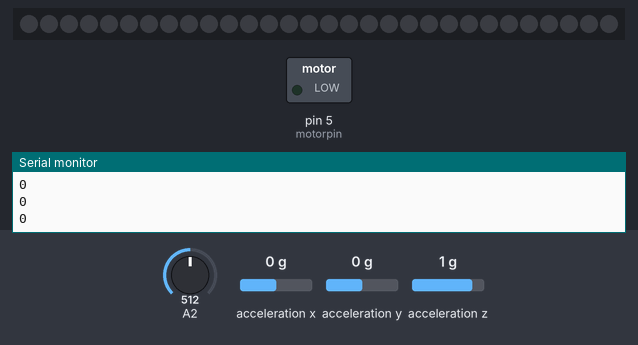
This sketch was run on a simulated Arduino Uno, built with avr-gcc and run on an emulated ATmega328P. Parts: 30 RGB LEDs in strip order, left to right, switched loads named in the sketch (green lamp = pin HIGH), the last lines printed to the serial monitor. Inputs (shaded band) come from the test bench; at power-on: acceleration x 0 g, acceleration y 0 g, A2 = 512, acceleration z 1 g. Dim RGB values are drawn brighter than linear.

Above: at 1.2 s.
1.3 s: acceleration x set to -1.4 g
At 1.67 s:
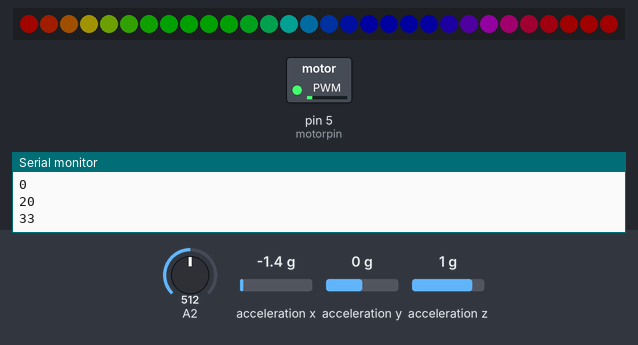
3.3 s: acceleration x set to 1.4 g
At 4.3 s:
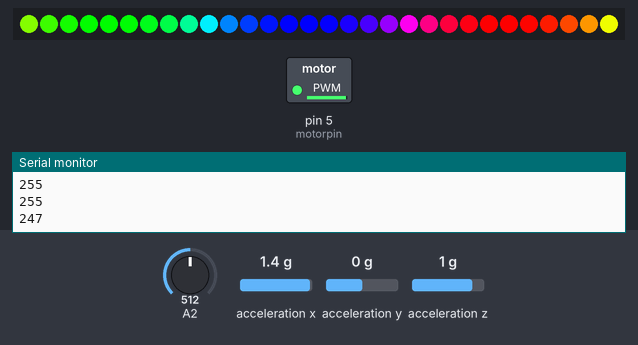
5.4 s: acceleration y set to -1.4 g
At 7.61 s:
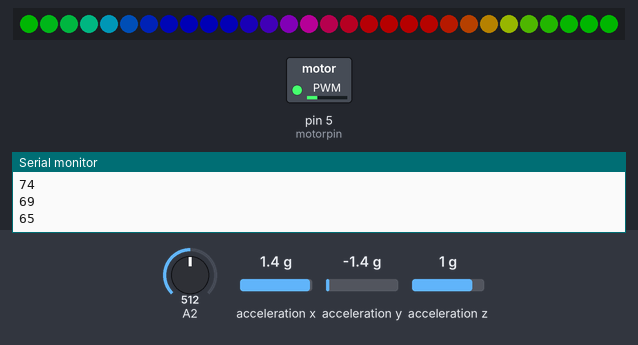
8.4 s: acceleration y set to -0.8 g
At 8.84 s:
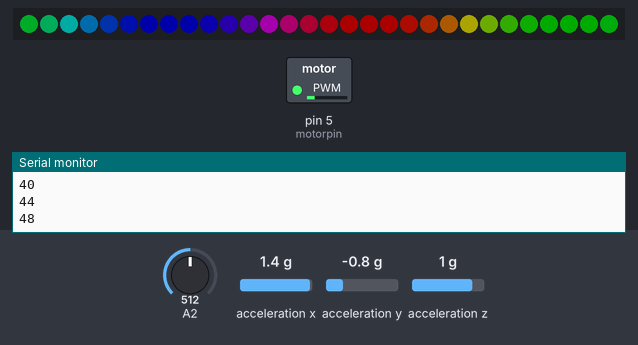
9.9 s: acceleration x set to -0.8 g
At 12.53 s:
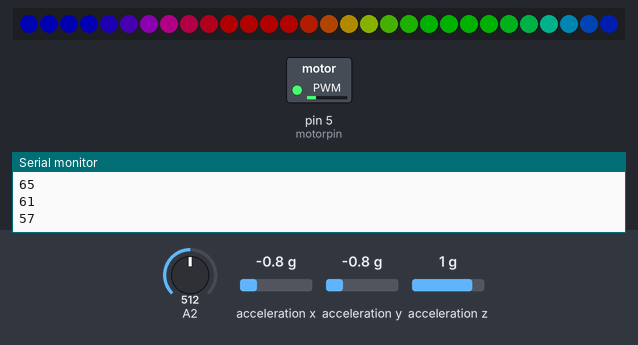
Timing chart, 0 to 13.9 s (numbered marks = the images above; inputs shaded):
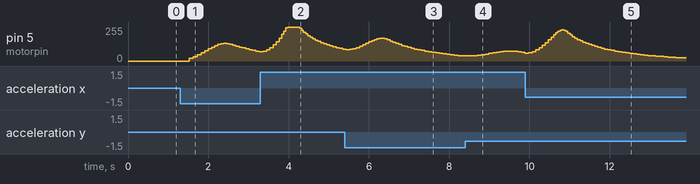

Measured:
- after the input at 1.3 s, pin 5 (motorpin): rises from 0/255 to 132/255 in 0.86 s, then falls to 71/255 in 0.88 s; the LEDs: change after 0.33 s (image 1)

The sketch:

xy-gyrator-neopixel.ino
```cpp
// A basic everyday NeoPixel strip test program.

// NEOPIXEL BEST PRACTICES for most reliable operation:
// - Add 1000 uF CAPACITOR between NeoPixel strip's + and - connections.
// - MINIMIZE WIRING LENGTH between microcontroller board and first pixel.
// - NeoPixel strip's DATA-IN should pass through a 300-500 OHM RESISTOR.
// - AVOID connecting NeoPixels on a LIVE CIRCUIT. If you must, ALWAYS
//   connect GROUND (-) first, then +, then data.
// - When using a 3.3V microcontroller with a 5V-powered NeoPixel strip,
//   a LOGIC-LEVEL CONVERTER on the data line is STRONGLY RECOMMENDED.
// (Skipping these may work OK on your workbench but can fail in the field)

#include <Adafruit_NeoPixel.h>
#ifdef __AVR__
 #include <avr/power.h> // Required for 16 MHz Adafruit Trinket
#endif

// Which pin on the Arduino is connected to the NeoPixels?
// On a Trinket or Gemma we suggest changing this to 1:
#define LED_PIN    6

// How many NeoPixels are attached to the Arduino?
#define LED_COUNT 30

int knob = 0;

// Declare our NeoPixel strip object:
Adafruit_NeoPixel strip(LED_COUNT, LED_PIN, NEO_GRB + NEO_KHZ800);
// Argument 1 = Number of pixels in NeoPixel strip
// Argument 2 = Arduino pin number (most are valid)
// Argument 3 = Pixel type flags, add together as needed:
//   NEO_KHZ800  800 KHz bitstream (most NeoPixel products w/WS2812 LEDs)
//   NEO_KHZ400  400 KHz (classic 'v1' (not v2) FLORA pixels, WS2811 drivers)
//   NEO_GRB     Pixels are wired for GRB bitstream (most NeoPixel products)
//   NEO_RGB     Pixels are wired for RGB bitstream (v1 FLORA pixels, not v2)
//   NEO_RGBW    Pixels are wired for RGBW bitstream (NeoPixel RGBW products)


// XY gyrator

#include <Wire.h>
#include <SPI.h>
#include <Adafruit_LIS3DH.h>
#include <Adafruit_Sensor.h>

// Used for software SPI
#define LIS3DH_CLK 13
#define LIS3DH_MISO 12
#define LIS3DH_MOSI 11
// Used for hardware & software SPI
#define LIS3DH_CS 10

// software SPI
//Adafruit_LIS3DH lis = Adafruit_LIS3DH(LIS3DH_CS, LIS3DH_MOSI, LIS3DH_MISO, LIS3DH_CLK);
// hardware SPI
//Adafruit_LIS3DH lis = Adafruit_LIS3DH(LIS3DH_CS);
// I2C
Adafruit_LIS3DH lis = Adafruit_LIS3DH();

//P = Cos[omega*t]
float P[] = {1.00,0.92,0.71,0.38,0.00,-0.38,-0.71,-0.92,-1.00,-0.92,-0.71,-0.38,0.00,0.38,0.71,0.92};
//Q = Sin[omega*t]*Exp[t/tau]
float Q[] = {0.00,0.38,0.71,0.92,1.00,0.92,0.71,0.38,0.00,-0.38,-0.71,-0.92,-1.00,-0.92,-0.71,-0.38};

float p=0.0;  //integrated sin power
float q=0.0;  //integrated cos power
//x = input variable array
float x[] = {0.0,0.0,0.0,0.0,0.0,0.0,0.0,0.0,0.0,0.0,0.0,0.0,0.0,0.0,0.0,0.0};
float xmean = 0.0;
//y = input variable array
float y[] = {0.0,0.0,0.0,0.0,0.0,0.0,0.0,0.0,0.0,0.0,0.0,0.0,0.0,0.0,0.0,0.0};
float ymean = 0.0;

int m=0;
float F = 0.0;
float vold = 0.0;
float vnew = 0.0;
int deltat = 30;  //3 Hz/8
float v=0.0;
float vmax = 255.0;
float vmin = 20.0;

//float gamma = 7.0;
//float k = 20.0;
float k = 140.0;

float n = 0.0;
int tau = 500;
int i = 0;

int motorpin = 5;

int motorspeed = 0;


// setup() function -- runs once at startup --------------------------------


void setup() {
  // These lines are specifically to support the Adafruit Trinket 5V 16 MHz.
  // Any other board, you can remove this part (but no harm leaving it):
#if defined(__AVR_ATtiny85__) && (F_CPU == 16000000)
  clock_prescale_set(clock_div_1);
#endif
  // END of Trinket-specific code.

  strip.begin();           // INITIALIZE NeoPixel strip object (REQUIRED)
  strip.show();            // Turn OFF all pixels ASAP
  knob = analogRead(A2)/4;
  strip.setBrightness(x); // Set BRIGHTNESS to about 1/5 (max = 255)

  n = tau/deltat;
  pinMode(motorpin,OUTPUT);
  analogWrite(motorpin,0);

  Serial.begin(9600);
  while (!Serial) delay(10);     // will pause Zero, Leonardo, etc until serial console opens

  Serial.println("LIS3DH test!");

  if (! lis.begin(0x18)) {   // change this to 0x19 for alternative i2c address
    Serial.println("Couldnt start");
    while (1) yield();
  }
  Serial.println("LIS3DH found!");

  lis.setRange(LIS3DH_RANGE_4_G);   // 2, 4, 8 or 16 G!

  Serial.print("Range = "); Serial.print(2 << lis.getRange());
  Serial.println("G");

}


// loop() function -- runs repeatedly as long as board is on ---------------

void loop() {

  rainbow(60);             // Flowing rainbow cycle along the whole strip

}


// Rainbow cycle along whole strip. Pass delay time (in ms) between frames.
void rainbow(int wait) {
  // Hue of first pixel runs 5 complete loops through the color wheel.
  // Color wheel has a range of 65536 but it's OK if we roll over, so
  // just count from 0 to 5*65536. Adding 256 to firstPixelHue each time
  // means we'll make 5*65536/256 = 1280 passes through this outer loop:
  for(long firstPixelHue = 0; firstPixelHue < 5*65536; firstPixelHue += 256) {
    for(int i=0; i<strip.numPixels(); i++) { // For each pixel in strip...
      // Offset pixel hue by an amount to make one full revolution of the
      // color wheel (range of 65536) along the length of the strip
      // (strip.numPixels() steps):
      int pixelHue = firstPixelHue + (i * 65536L / strip.numPixels());
      // strip.ColorHSV() can take 1 or 3 arguments: a hue (0 to 65535) or
      // optionally add saturation and value (brightness) (each 0 to 255).
      // Here we're using just the single-argument hue variant. The result
      // is passed through strip.gamma32() to provide 'truer' colors
      // before assigning to each pixel:
      strip.setPixelColor(i, strip.gamma32(strip.ColorHSV(pixelHue)));
    }

    knob = analogRead(A2)/4;//0 to 255

    for (m = 15; m > 0; m--){
   x[m] = x[m-1];
   y[m] = y[m-1];
  }

  i++;
  if(i>15){
    i = 0;
  }


  lis.read();      // get X Y and Z data at once

  /* Or....get a new sensor event, normalized */
  sensors_event_t event;
  lis.getEvent(&event);

  /* Display the results (acceleration is measured in m/s^2) */

  x[0] = event.acceleration.x;
  y[0] = event.acceleration.y;

  p=0.0;
  q=0.0;
  for (m = 0; m < 16;m++){
     p = p + P[m]*x[m];
     q = q + Q[m]*x[m];
  }
  F = k*sqrt(p*p + q*q)/16;

//add the second axis, repeating all math to get a force, then adding it to the main force, and dividing by 2 to normalize
  p=0.0;
  q=0.0;
  for (m = 0; m < 16;m++){
     p = p + P[m]*y[m];
     q = q + Q[m]*y[m];
  }
  F += k*sqrt(p*p + q*q)/16;

  F /= 2;

  vnew = vold + ((F - vold)/n);
  vold = vnew;

  motorspeed = vnew;
  if (vnew > vmax)
  {
    motorspeed = vmax;
  }
  if (vnew < vmin){
    motorspeed = 0;
  }


  analogWrite(motorpin,motorspeed);

  Serial.println(motorspeed);


    knob = motorspeed;
    strip.setBrightness(knob); // Set BRIGHTNESS to x
    strip.show(); // Update strip with new contents
    wait = 64 - knob/4;// if x is 255, wait is 64-64 = 0, fast.  if x is zero, it's 64 is slow
    delay(wait);  // Pause for a moment
  }
}
```
